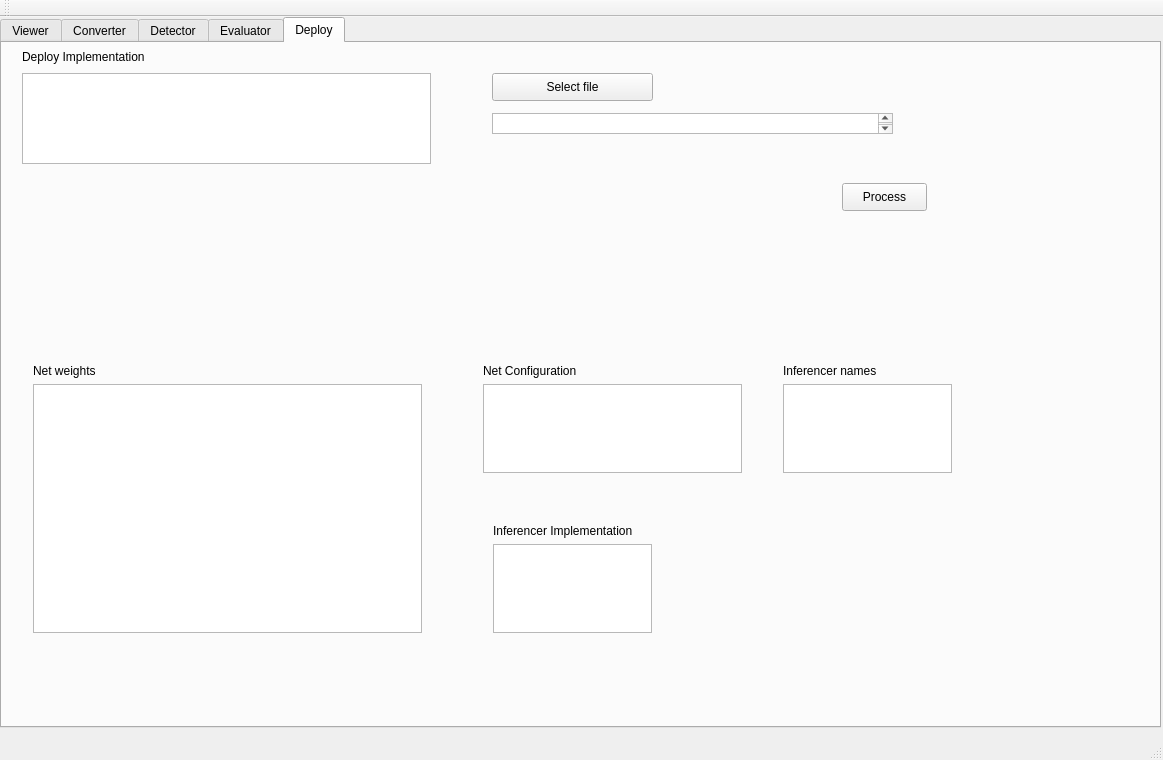
<?xml version="1.0" encoding="UTF-8"?>
<ui version="4.0">
 <class>MainWindow</class>
 <widget class="QMainWindow" name="MainWindow">
  <property name="geometry">
   <rect>
    <x>0</x>
    <y>0</y>
    <width>1163</width>
    <height>760</height>
   </rect>
  </property>
  <property name="windowTitle">
   <string>MainWindow</string>
  </property>
  <widget class="QWidget" name="centralWidget">
   <widget class="QTabWidget" name="tabWidget">
    <property name="geometry">
     <rect>
      <x>0</x>
      <y>0</y>
      <width>1161</width>
      <height>711</height>
     </rect>
    </property>
    <property name="currentIndex">
     <number>4</number>
    </property>
    <widget class="QWidget" name="tab_1">
     <attribute name="title">
      <string>Viewer</string>
     </attribute>
     <widget class="QPushButton" name="pushButton">
      <property name="geometry">
       <rect>
        <x>1040</x>
        <y>20</y>
        <width>85</width>
        <height>28</height>
       </rect>
      </property>
      <property name="text">
       <string>View</string>
      </property>
     </widget>
     <widget class="QWidget" name="verticalLayoutWidget">
      <property name="geometry">
       <rect>
        <x>10</x>
        <y>10</y>
        <width>411</width>
        <height>291</height>
       </rect>
      </property>
      <layout class="QVBoxLayout" name="verticalLayout">
       <item>
        <widget class="QLabel" name="label">
         <property name="text">
          <string>Input Dataset</string>
         </property>
        </widget>
       </item>
       <item>
        <widget class="QListView" name="listView_viewer_dataset"/>
       </item>
      </layout>
     </widget>
     <widget class="QWidget" name="verticalLayoutWidget_2">
      <property name="geometry">
       <rect>
        <x>440</x>
        <y>10</y>
        <width>191</width>
        <height>131</height>
       </rect>
      </property>
      <layout class="QVBoxLayout" name="verticalLayout_2">
       <item>
        <widget class="QLabel" name="label_2">
         <property name="text">
          <string>Dataset Names</string>
         </property>
        </widget>
       </item>
       <item>
        <widget class="QListView" name="listView_viewer_names"/>
       </item>
      </layout>
     </widget>
     <widget class="QWidget" name="verticalLayoutWidget_3">
      <property name="geometry">
       <rect>
        <x>650</x>
        <y>10</y>
        <width>160</width>
        <height>131</height>
       </rect>
      </property>
      <layout class="QVBoxLayout" name="verticalLayout_3">
       <item>
        <widget class="QLabel" name="label_3">
         <property name="text">
          <string>Dataset implementation</string>
         </property>
        </widget>
       </item>
       <item>
        <widget class="QListView" name="listView_viewer_reader_imp"/>
       </item>
      </layout>
     </widget>
     <widget class="QWidget" name="verticalLayoutWidget_4">
      <property name="geometry">
       <rect>
        <x>10</x>
        <y>320</y>
        <width>411</width>
        <height>321</height>
       </rect>
      </property>
      <layout class="QVBoxLayout" name="verticalLayout_4">
       <item>
        <widget class="QLabel" name="label_4">
         <property name="text">
          <string>Filter by class</string>
         </property>
        </widget>
       </item>
       <item>
        <widget class="QListView" name="listView_viewer_classFilter"/>
       </item>
      </layout>
     </widget>
    </widget>
    <widget class="QWidget" name="tab_2">
     <attribute name="title">
      <string>Converter</string>
     </attribute>
     <widget class="QWidget" name="verticalLayoutWidget_5">
      <property name="geometry">
       <rect>
        <x>650</x>
        <y>10</y>
        <width>209</width>
        <height>131</height>
       </rect>
      </property>
      <layout class="QVBoxLayout" name="verticalLayout_5">
       <item>
        <widget class="QLabel" name="label_5">
         <property name="text">
          <string>Reader Dataset implementation</string>
         </property>
        </widget>
       </item>
       <item>
        <widget class="QListView" name="listView_converter_reader_imp"/>
       </item>
      </layout>
     </widget>
     <widget class="QWidget" name="verticalLayoutWidget_6">
      <property name="geometry">
       <rect>
        <x>440</x>
        <y>10</y>
        <width>191</width>
        <height>131</height>
       </rect>
      </property>
      <layout class="QVBoxLayout" name="verticalLayout_6">
       <item>
        <widget class="QLabel" name="label_6">
         <property name="text">
          <string>Dataset Names</string>
         </property>
        </widget>
       </item>
       <item>
        <widget class="QListView" name="listView_converter_names"/>
       </item>
      </layout>
     </widget>
     <widget class="QWidget" name="verticalLayoutWidget_7">
      <property name="geometry">
       <rect>
        <x>10</x>
        <y>10</y>
        <width>411</width>
        <height>291</height>
       </rect>
      </property>
      <layout class="QVBoxLayout" name="verticalLayout_7">
       <item>
        <widget class="QLabel" name="label_7">
         <property name="text">
          <string>Input Dataset</string>
         </property>
        </widget>
       </item>
       <item>
        <widget class="QListView" name="listView_converter_dataset"/>
       </item>
      </layout>
     </widget>
     <widget class="QWidget" name="verticalLayoutWidget_8">
      <property name="geometry">
       <rect>
        <x>10</x>
        <y>320</y>
        <width>411</width>
        <height>321</height>
       </rect>
      </property>
      <layout class="QVBoxLayout" name="verticalLayout_8">
       <item>
        <widget class="QLabel" name="label_8">
         <property name="text">
          <string>Filter by class</string>
         </property>
        </widget>
       </item>
       <item>
        <widget class="QListView" name="listView_converter_classFilter"/>
       </item>
      </layout>
     </widget>
     <widget class="QWidget" name="verticalLayoutWidget_9">
      <property name="geometry">
       <rect>
        <x>510</x>
        <y>220</y>
        <width>206</width>
        <height>111</height>
       </rect>
      </property>
      <layout class="QVBoxLayout" name="verticalLayout_9">
       <item>
        <widget class="QLabel" name="label_9">
         <property name="text">
          <string>Writer Dataset Implementation</string>
         </property>
        </widget>
       </item>
       <item>
        <widget class="QListView" name="listView_converter_outImp"/>
       </item>
      </layout>
     </widget>
     <widget class="QTextEdit" name="textEdit_converterOutPath">
      <property name="geometry">
       <rect>
        <x>510</x>
        <y>400</y>
        <width>401</width>
        <height>21</height>
       </rect>
      </property>
     </widget>
     <widget class="QLabel" name="label_11">
      <property name="geometry">
       <rect>
        <x>510</x>
        <y>340</y>
        <width>204</width>
        <height>20</height>
       </rect>
      </property>
      <property name="text">
       <string>Output Path</string>
      </property>
     </widget>
     <widget class="QPushButton" name="pushButton_converter_output">
      <property name="geometry">
       <rect>
        <x>510</x>
        <y>360</y>
        <width>141</width>
        <height>28</height>
       </rect>
      </property>
      <property name="text">
       <string>Select Folder</string>
      </property>
     </widget>
     <widget class="QPushButton" name="pushButton_convert">
      <property name="geometry">
       <rect>
        <x>1040</x>
        <y>20</y>
        <width>85</width>
        <height>28</height>
       </rect>
      </property>
      <property name="text">
       <string>Convert</string>
      </property>
     </widget>
     <widget class="QCheckBox" name="checkBox_splitActive">
      <property name="geometry">
       <rect>
        <x>750</x>
        <y>240</y>
        <width>181</width>
        <height>26</height>
       </rect>
      </property>
      <property name="text">
       <string>Split into test and train</string>
      </property>
     </widget>
     <widget class="QLabel" name="label_10">
      <property name="geometry">
       <rect>
        <x>750</x>
        <y>270</y>
        <width>81</width>
        <height>20</height>
       </rect>
      </property>
      <property name="text">
       <string>Train Ratio</string>
      </property>
     </widget>
     <widget class="QTextEdit" name="textEdit_converter_trainRatio">
      <property name="geometry">
       <rect>
        <x>750</x>
        <y>290</y>
        <width>171</width>
        <height>21</height>
       </rect>
      </property>
     </widget>
     <widget class="QWidget" name="verticalLayoutWidget_10">
      <property name="geometry">
       <rect>
        <x>510</x>
        <y>440</y>
        <width>171</width>
        <height>95</height>
       </rect>
      </property>
      <layout class="QVBoxLayout" name="verticalLayout_10">
       <item>
        <widget class="QLabel" name="label_12">
         <property name="text">
          <string>Yolo writer configuration</string>
         </property>
        </widget>
       </item>
       <item>
        <widget class="Line" name="line">
         <property name="orientation">
          <enum>Qt::Horizontal</enum>
         </property>
        </widget>
       </item>
       <item>
        <widget class="QCheckBox" name="checkBox_yolo_single_class">
         <property name="text">
          <string>Save with single class</string>
         </property>
         <property name="checked">
          <bool>true</bool>
         </property>
        </widget>
       </item>
       <item>
        <widget class="QCheckBox" name="checkBox_yolo_depth">
         <property name="text">
          <string>Save depth images</string>
         </property>
        </widget>
       </item>
      </layout>
     </widget>
    </widget>
    <widget class="QWidget" name="tab">
     <attribute name="title">
      <string>Detector</string>
     </attribute>
     <widget class="QWidget" name="verticalLayoutWidget_18">
      <property name="geometry">
       <rect>
        <x>650</x>
        <y>10</y>
        <width>160</width>
        <height>131</height>
       </rect>
      </property>
      <layout class="QVBoxLayout" name="verticalLayout_18">
       <item>
        <widget class="QLabel" name="label_20">
         <property name="text">
          <string>Dataset implementation</string>
         </property>
        </widget>
       </item>
       <item>
        <widget class="QListView" name="listView_detector_reader_imp"/>
       </item>
      </layout>
     </widget>
     <widget class="QWidget" name="verticalLayoutWidget_19">
      <property name="geometry">
       <rect>
        <x>440</x>
        <y>10</y>
        <width>191</width>
        <height>131</height>
       </rect>
      </property>
      <layout class="QVBoxLayout" name="verticalLayout_19">
       <item>
        <widget class="QLabel" name="label_21">
         <property name="text">
          <string>Dataset Names</string>
         </property>
        </widget>
       </item>
       <item>
        <widget class="QListView" name="listView_detector_names"/>
       </item>
      </layout>
     </widget>
     <widget class="QWidget" name="verticalLayoutWidget_20">
      <property name="geometry">
       <rect>
        <x>10</x>
        <y>10</y>
        <width>411</width>
        <height>291</height>
       </rect>
      </property>
      <layout class="QVBoxLayout" name="verticalLayout_20">
       <item>
        <widget class="QLabel" name="label_22">
         <property name="text">
          <string>Input Dataset</string>
         </property>
        </widget>
       </item>
       <item>
        <widget class="QListView" name="listView_detector_dataset"/>
       </item>
      </layout>
     </widget>
     <widget class="QTextEdit" name="textEdit_detectorOutPath">
      <property name="geometry">
       <rect>
        <x>670</x>
        <y>530</y>
        <width>401</width>
        <height>21</height>
       </rect>
      </property>
     </widget>
     <widget class="QPushButton" name="pushButton_detector_output">
      <property name="geometry">
       <rect>
        <x>670</x>
        <y>490</y>
        <width>161</width>
        <height>28</height>
       </rect>
      </property>
      <property name="text">
       <string>Select Output Folder</string>
      </property>
     </widget>
     <widget class="QWidget" name="verticalLayoutWidget_21">
      <property name="geometry">
       <rect>
        <x>10</x>
        <y>330</y>
        <width>411</width>
        <height>291</height>
       </rect>
      </property>
      <layout class="QVBoxLayout" name="verticalLayout_21">
       <item>
        <widget class="QLabel" name="label_23">
         <property name="text">
          <string>Net weights</string>
         </property>
        </widget>
       </item>
       <item>
        <widget class="QListView" name="listView_detector_weights"/>
       </item>
      </layout>
     </widget>
     <widget class="QWidget" name="verticalLayoutWidget_22">
      <property name="geometry">
       <rect>
        <x>460</x>
        <y>330</y>
        <width>281</width>
        <height>131</height>
       </rect>
      </property>
      <layout class="QVBoxLayout" name="verticalLayout_22">
       <item>
        <widget class="QLabel" name="label_24">
         <property name="text">
          <string>Net Configuration</string>
         </property>
        </widget>
       </item>
       <item>
        <widget class="QListView" name="listView_detector_net_config"/>
       </item>
      </layout>
     </widget>
     <widget class="QWidget" name="verticalLayoutWidget_23">
      <property name="geometry">
       <rect>
        <x>470</x>
        <y>490</y>
        <width>181</width>
        <height>131</height>
       </rect>
      </property>
      <layout class="QVBoxLayout" name="verticalLayout_23">
       <item>
        <widget class="QLabel" name="label_25">
         <property name="text">
          <string>Inferencer Implementation</string>
         </property>
        </widget>
       </item>
       <item>
        <widget class="QListView" name="listView_detector_imp"/>
       </item>
      </layout>
     </widget>
     <widget class="QPushButton" name="pushButton_detect">
      <property name="geometry">
       <rect>
        <x>1040</x>
        <y>20</y>
        <width>85</width>
        <height>28</height>
       </rect>
      </property>
      <property name="text">
       <string>Detect</string>
      </property>
     </widget>
     <widget class="QCheckBox" name="checkBox_detector_useDepth">
      <property name="geometry">
       <rect>
        <x>460</x>
        <y>150</y>
        <width>161</width>
        <height>26</height>
       </rect>
      </property>
      <property name="text">
       <string>Use depth images</string>
      </property>
     </widget>
     <widget class="QCheckBox" name="checkBox_detector_single">
      <property name="geometry">
       <rect>
        <x>670</x>
        <y>570</y>
        <width>161</width>
        <height>26</height>
       </rect>
      </property>
      <property name="text">
       <string>Single Evaluation</string>
      </property>
     </widget>
     <widget class="QWidget" name="verticalLayoutWidget_24">
      <property name="geometry">
       <rect>
        <x>760</x>
        <y>330</y>
        <width>191</width>
        <height>131</height>
       </rect>
      </property>
      <layout class="QVBoxLayout" name="verticalLayout_24">
       <item>
        <widget class="QLabel" name="label_26">
         <property name="text">
          <string>Inferencer names</string>
         </property>
        </widget>
       </item>
       <item>
        <widget class="QListView" name="listView_detector_names_inferencer"/>
       </item>
      </layout>
     </widget>
    </widget>
    <widget class="QWidget" name="tab_3">
     <attribute name="title">
      <string>Evaluator</string>
     </attribute>
     <widget class="QWidget" name="verticalLayoutWidget_11">
      <property name="geometry">
       <rect>
        <x>440</x>
        <y>10</y>
        <width>191</width>
        <height>131</height>
       </rect>
      </property>
      <layout class="QVBoxLayout" name="verticalLayout_11">
       <item>
        <widget class="QLabel" name="label_13">
         <property name="text">
          <string>Dataset Names</string>
         </property>
        </widget>
       </item>
       <item>
        <widget class="QListView" name="listView_evaluator_gt_names"/>
       </item>
      </layout>
     </widget>
     <widget class="QWidget" name="verticalLayoutWidget_12">
      <property name="geometry">
       <rect>
        <x>10</x>
        <y>10</y>
        <width>411</width>
        <height>291</height>
       </rect>
      </property>
      <layout class="QVBoxLayout" name="verticalLayout_12">
       <item>
        <widget class="QLabel" name="label_14">
         <property name="text">
          <string>Input Grond Thruth Dataset</string>
         </property>
        </widget>
       </item>
       <item>
        <widget class="QListView" name="listView_evaluator_gt_dataset"/>
       </item>
      </layout>
     </widget>
     <widget class="QWidget" name="verticalLayoutWidget_13">
      <property name="geometry">
       <rect>
        <x>440</x>
        <y>150</y>
        <width>209</width>
        <height>131</height>
       </rect>
      </property>
      <layout class="QVBoxLayout" name="verticalLayout_13">
       <item>
        <widget class="QLabel" name="label_15">
         <property name="text">
          <string>Reader Dataset implementation</string>
         </property>
        </widget>
       </item>
       <item>
        <widget class="QListView" name="listView_evaluator_gt_imp"/>
       </item>
      </layout>
     </widget>
     <widget class="QWidget" name="verticalLayoutWidget_14">
      <property name="geometry">
       <rect>
        <x>450</x>
        <y>330</y>
        <width>191</width>
        <height>131</height>
       </rect>
      </property>
      <layout class="QVBoxLayout" name="verticalLayout_14">
       <item>
        <widget class="QLabel" name="label_16">
         <property name="text">
          <string>Dataset Names</string>
         </property>
        </widget>
       </item>
       <item>
        <widget class="QListView" name="listView_evaluator_detection_names"/>
       </item>
      </layout>
     </widget>
     <widget class="QWidget" name="verticalLayoutWidget_15">
      <property name="geometry">
       <rect>
        <x>20</x>
        <y>330</y>
        <width>411</width>
        <height>291</height>
       </rect>
      </property>
      <layout class="QVBoxLayout" name="verticalLayout_15">
       <item>
        <widget class="QLabel" name="label_17">
         <property name="text">
          <string>Input Detection Dataset</string>
         </property>
        </widget>
       </item>
       <item>
        <widget class="QListView" name="listView_evaluator_dectection_dataset"/>
       </item>
      </layout>
     </widget>
     <widget class="QWidget" name="verticalLayoutWidget_16">
      <property name="geometry">
       <rect>
        <x>440</x>
        <y>490</y>
        <width>209</width>
        <height>131</height>
       </rect>
      </property>
      <layout class="QVBoxLayout" name="verticalLayout_16">
       <item>
        <widget class="QLabel" name="label_18">
         <property name="text">
          <string>Reader Dataset implementation</string>
         </property>
        </widget>
       </item>
       <item>
        <widget class="QListView" name="listView_evaluator_detection_imp"/>
       </item>
      </layout>
     </widget>
     <widget class="QWidget" name="verticalLayoutWidget_17">
      <property name="geometry">
       <rect>
        <x>690</x>
        <y>300</y>
        <width>411</width>
        <height>321</height>
       </rect>
      </property>
      <layout class="QVBoxLayout" name="verticalLayout_17">
       <item>
        <widget class="QLabel" name="label_19">
         <property name="text">
          <string>Filter by class</string>
         </property>
        </widget>
       </item>
       <item>
        <widget class="QListView" name="listView_evaluator_classFilter"/>
       </item>
      </layout>
     </widget>
     <widget class="QPushButton" name="pushButton_evaluate">
      <property name="geometry">
       <rect>
        <x>1040</x>
        <y>20</y>
        <width>85</width>
        <height>28</height>
       </rect>
      </property>
      <property name="text">
       <string>Evaluate</string>
      </property>
     </widget>
     <widget class="QCheckBox" name="checkBox_evaluator_merge">
      <property name="geometry">
       <rect>
        <x>710</x>
        <y>30</y>
        <width>191</width>
        <height>26</height>
       </rect>
      </property>
      <property name="text">
       <string>Merge all person clases</string>
      </property>
     </widget>
     <widget class="QCheckBox" name="checkBox_evaluator_mix">
      <property name="geometry">
       <rect>
        <x>710</x>
        <y>70</y>
        <width>191</width>
        <height>26</height>
       </rect>
      </property>
      <property name="text">
       <string>Add mix evaluation</string>
      </property>
      <property name="checked">
       <bool>true</bool>
      </property>
     </widget>
     <widget class="QCheckBox" name="checkBox_evaluator_show_eval">
      <property name="geometry">
       <rect>
        <x>710</x>
        <y>110</y>
        <width>191</width>
        <height>26</height>
       </rect>
      </property>
      <property name="text">
       <string>Show evaluation</string>
      </property>
      <property name="checked">
       <bool>false</bool>
      </property>
     </widget>
    </widget>
    <widget class="QWidget" name="tab_4">
     <attribute name="title">
      <string>Deploy</string>
     </attribute>
     <widget class="QWidget" name="verticalLayoutWidget_25">
      <property name="geometry">
       <rect>
        <x>480</x>
        <y>470</y>
        <width>181</width>
        <height>131</height>
       </rect>
      </property>
      <layout class="QVBoxLayout" name="verticalLayout_25">
       <item>
        <widget class="QLabel" name="label_27">
         <property name="text">
          <string>Inferencer Implementation</string>
         </property>
        </widget>
       </item>
       <item>
        <widget class="QListView" name="listView_deploy_impl"/>
       </item>
      </layout>
     </widget>
     <widget class="QWidget" name="verticalLayoutWidget_26">
      <property name="geometry">
       <rect>
        <x>770</x>
        <y>310</y>
        <width>191</width>
        <height>131</height>
       </rect>
      </property>
      <layout class="QVBoxLayout" name="verticalLayout_26">
       <item>
        <widget class="QLabel" name="label_28">
         <property name="text">
          <string>Inferencer names</string>
         </property>
        </widget>
       </item>
       <item>
        <widget class="QListView" name="listView_deploy_names_inferencer"/>
       </item>
      </layout>
     </widget>
     <widget class="QWidget" name="verticalLayoutWidget_27">
      <property name="geometry">
       <rect>
        <x>470</x>
        <y>310</y>
        <width>281</width>
        <height>131</height>
       </rect>
      </property>
      <layout class="QVBoxLayout" name="verticalLayout_27">
       <item>
        <widget class="QLabel" name="label_29">
         <property name="text">
          <string>Net Configuration</string>
         </property>
        </widget>
       </item>
       <item>
        <widget class="QListView" name="listView_deploy_net_config"/>
       </item>
      </layout>
     </widget>
     <widget class="QWidget" name="verticalLayoutWidget_28">
      <property name="geometry">
       <rect>
        <x>20</x>
        <y>310</y>
        <width>411</width>
        <height>291</height>
       </rect>
      </property>
      <layout class="QVBoxLayout" name="verticalLayout_28">
       <item>
        <widget class="QLabel" name="label_30">
         <property name="text">
          <string>Net weights</string>
         </property>
        </widget>
       </item>
       <item>
        <widget class="QListView" name="listView_deploy_weights"/>
       </item>
      </layout>
     </widget>
     <widget class="QLabel" name="label_31">
      <property name="geometry">
       <rect>
        <x>20</x>
        <y>4</y>
        <width>409</width>
        <height>20</height>
       </rect>
      </property>
      <property name="text">
       <string>Deploy Implementation</string>
      </property>
     </widget>
     <widget class="QListView" name="listView_deploy_input_imp">
      <property name="geometry">
       <rect>
        <x>20</x>
        <y>30</y>
        <width>409</width>
        <height>91</height>
       </rect>
      </property>
     </widget>
     <widget class="QTextEdit" name="textEdit_deployInputPath">
      <property name="geometry">
       <rect>
        <x>490</x>
        <y>70</y>
        <width>401</width>
        <height>21</height>
       </rect>
      </property>
     </widget>
     <widget class="QPushButton" name="pushButton_deploy_input">
      <property name="geometry">
       <rect>
        <x>490</x>
        <y>30</y>
        <width>161</width>
        <height>28</height>
       </rect>
      </property>
      <property name="text">
       <string>Select file</string>
      </property>
     </widget>
     <widget class="QPushButton" name="pushButton_deploy_process">
      <property name="geometry">
       <rect>
        <x>840</x>
        <y>140</y>
        <width>85</width>
        <height>28</height>
       </rect>
      </property>
      <property name="text">
       <string>Process</string>
      </property>
     </widget>
    </widget>
   </widget>
  </widget>
  <widget class="QMenuBar" name="menuBar">
   <property name="geometry">
    <rect>
     <x>0</x>
     <y>0</y>
     <width>1163</width>
     <height>25</height>
    </rect>
   </property>
  </widget>
  <widget class="QToolBar" name="mainToolBar">
   <attribute name="toolBarArea">
    <enum>TopToolBarArea</enum>
   </attribute>
   <attribute name="toolBarBreak">
    <bool>false</bool>
   </attribute>
  </widget>
  <widget class="QStatusBar" name="statusBar"/>
 </widget>
 <layoutdefault spacing="6" margin="11"/>
 <resources/>
 <connections/>
</ui>
